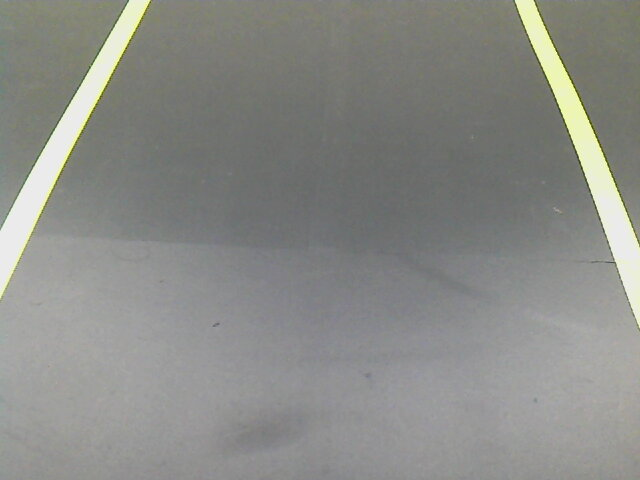
//> input picture vision_opencv/examples/6/images/line_2_0.jpg, 640 x 480 px
$ ./opencv_lane_assiatant   (built with g++ and OpenCV 4)
//> lines starting //> are read from the running program, lines starting //| are printed output that depends on the picture; after the words box and inside, x2 and y2 are one past the last pixel; in counts of white or black regions, pixels touching at a corner belong together
#include <stdio.h>
#include <opencv2/opencv.hpp>

using namespace cv;
using namespace std;

#define IMG_Width     1280
#define IMG_Height    720

#define USE_DEBUG  1   // 1 Debug  사용
#define USE_CAMERA 1   // 1 CAMERA 사용  0 CAMERA 미사용

#define ROI_CENTER_Y  100
#define ROI_WIDTH     100

#define NO_LINE 20

std::string gstreamer_pipeline (int capture_width, int capture_height, int display_width, int display_height, int framerate, int flip_method) {
    return "nvarguscamerasrc ! video/x-raw(memory:NVMM), width=(int)" + std::to_string(capture_width) + ", height=(int)" +
           std::to_string(capture_height) + ", format=(string)NV12, framerate=(fraction)" + std::to_string(framerate) +
           "/1 ! nvvidconv flip-method=" + std::to_string(flip_method) + " ! video/x-raw, width=(int)" + std::to_string(display_width) + ", height=(int)" +
           std::to_string(display_height) + ", format=(string)BGRx ! videoconvert ! video/x-raw, format=(string)BGR ! appsink";
}


Mat Perspective(Mat img)
{
  Mat Matrix, result_img;

  Matrix = getPerspectiveTransform(Source,Destination);
  warpPerspective(img,result_img,Matrix,Size(PERSPECTIVE_IMG_W,PERSPECTIVE_IMG_H));

  return result_img;
}

Mat Canny_Edge_Detection(Mat img)
{
   Mat mat_blur_img, mat_canny_img;
   blur(img, mat_blur_img, Size(3,3));
   Canny(mat_blur_img,mat_canny_img, 100,200,3);

   return mat_canny_img;
}

int main(void)
{
	int img_width, img_height;
	img_width = 640;
	img_height = 480;

	//////////////////////////////////////////////////////////////////////////////////////
	//////////////////////////  OpenCV  변수 선언 ////////////////////////////////////
	Mat mat_image_org_color;
	Mat mat_image_org_color_overlay;
	Mat mat_image_org_gray;
	Mat mat_image_gray_result;
	Mat mat_image_canny_edge;
	Mat image;

	Scalar GREEN(0,255,0);
	Scalar RED(0,0,255);
	Scalar BLUE(255,0,0);
	Scalar YELLOW(0,255,255);
	//////////////////////////////////////////////////////////////////////////////////////

	mat_image_org_color = imread("/home/pi/HancomMDS/AutoCar/C++/OpenCV/6/images/line_2_0.jpg");
//> mat_image_org_color is the input picture: 480 rows x 640 cols, CV_8UC3; mean B, G, R 135.1, 139.4, 138.2
        mat_image_org_color.copyTo(mat_image_org_color_overlay);

	img_width = mat_image_org_color.size().width ;
//> img_width = 640
        img_height = mat_image_org_color.size().height;
//> img_height = 480

        printf("Image size[%3d,%3d]\n", img_width,img_height);
//| Image size[640,480]


        namedWindow("Display window", CV_WINDOW_NORMAL);
	resizeWindow("Display window", img_width,img_height);
        moveWindow("Display window", 10, 20);

	namedWindow("Gray Image window", CV_WINDOW_NORMAL);
	resizeWindow("Gray Image window", img_width,img_height);
        moveWindow("Gray Image window", 700, 20);

	namedWindow("Canny Edge Image window", CV_WINDOW_NORMAL);
	resizeWindow("Canny Edge Image window", img_width,img_height);
        moveWindow("Canny Edge Image window", 10, 520);


	while(1)
	{
	   mat_image_org_color = imread("/home/pi/HancomMDS/AutoCar/C++/OpenCV/6/images/line_2_0.jpg");
	   cvtColor(mat_image_org_color,mat_image_org_gray, CV_RGB2GRAY );       // color to gray conversion
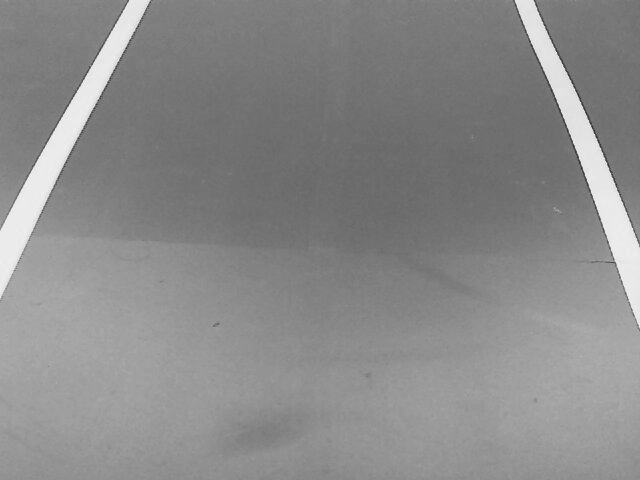
//> mat_image_org_gray: 480 rows x 640 cols, CV_8UC1; min 45, max 248, mean 137.9
	   //threshold(mat_image_org_gray,mat_image_canny_edge, 200,255,THRESH_BINARY);
	   mat_image_canny_edge = Canny_Edge_Detection(mat_image_org_gray);
//> in Canny_Edge_Detection, `Canny(mat_blur_img,mat_canny_img, 100,200,3);`:
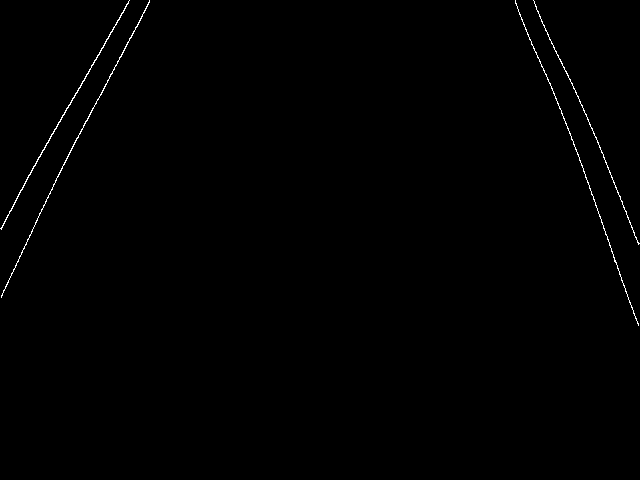
//> mat_canny_img: 480 rows x 640 cols, CV_8UC1; 0.47% white in thin lines or dots, all inside (x1, y1, x2, y2) = (0, 0, 640, 326)
//> (the run ends here: the program needs code that is not available in this run, at `Matrix = getPerspectiveTransform(Source,Destination);`)

$ run again, with vision_opencv/examples/6/images/line_1_0.jpg copied over vision_opencv/examples/6/images/line_2_0.jpg
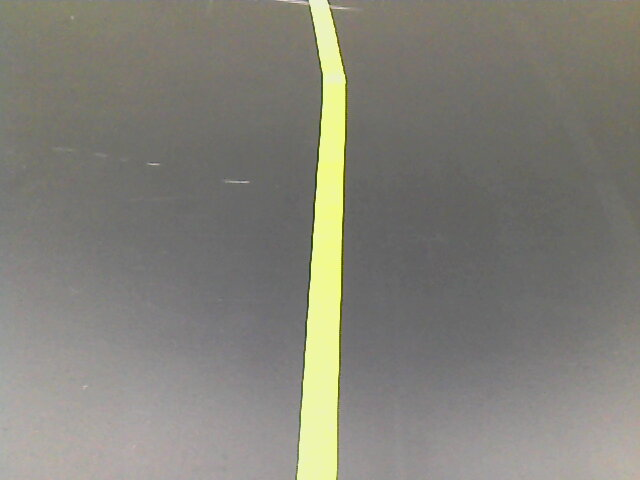
//> input picture vision_opencv/examples/6/images/line_1_0.jpg, 640 x 480 px
//> mat_image_org_color is the input picture: 480 rows x 640 cols, CV_8UC3; mean B, G, R 120.9, 129.3, 130.8
//| Image size[640,480]
//> `cvtColor(mat_image_org_color,mat_image_org_gray, CV_RGB2GRAY );`:
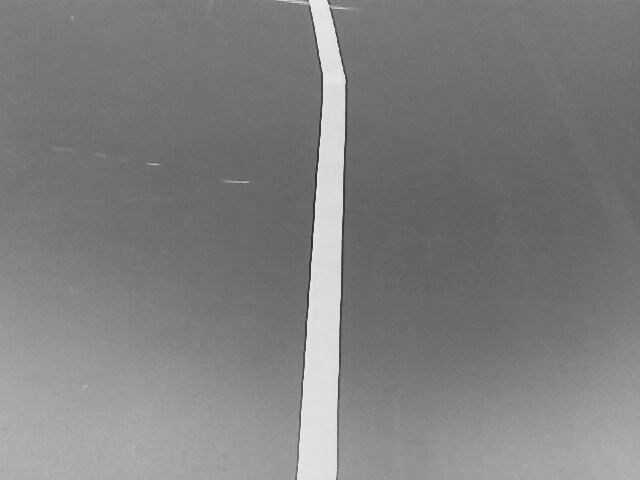
//> mat_image_org_gray: 480 rows x 640 cols, CV_8UC1; min 40, max 240, mean 127
//> in Canny_Edge_Detection, `Canny(mat_blur_img,mat_canny_img, 100,200,3);`:
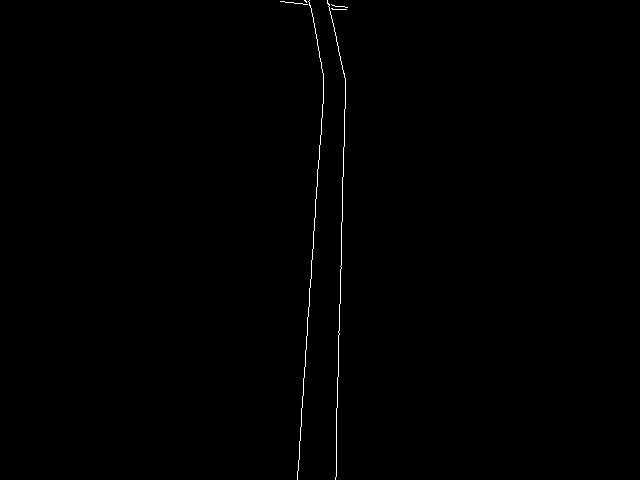
//> mat_canny_img: 480 rows x 640 cols, CV_8UC1; 0.34% white in thin lines or dots, all inside (x1, y1, x2, y2) = (280, 0, 348, 480)

$ run again, with vision_opencv/examples/6/images/2020-08-11-211923.jpg copied over vision_opencv/examples/6/images/line_2_0.jpg
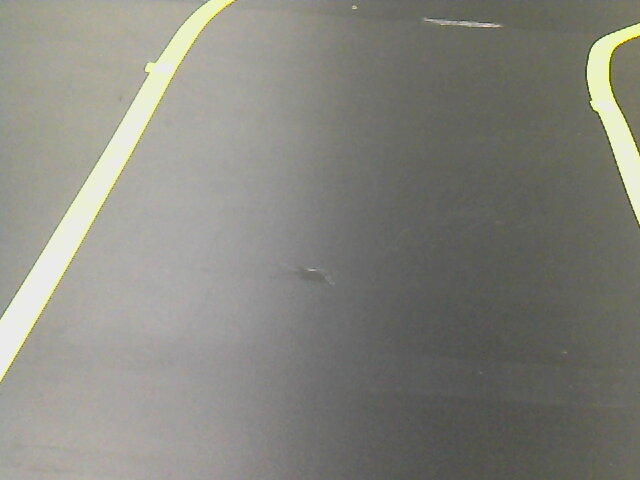
//> input picture vision_opencv/examples/6/images/2020-08-11-211923.jpg, 640 x 480 px
//> mat_image_org_color is the input picture: 480 rows x 640 cols, CV_8UC3; mean B, G, R 126.3, 133.9, 134.2
//| Image size[640,480]
//> `cvtColor(mat_image_org_color,mat_image_org_gray, CV_RGB2GRAY );`:
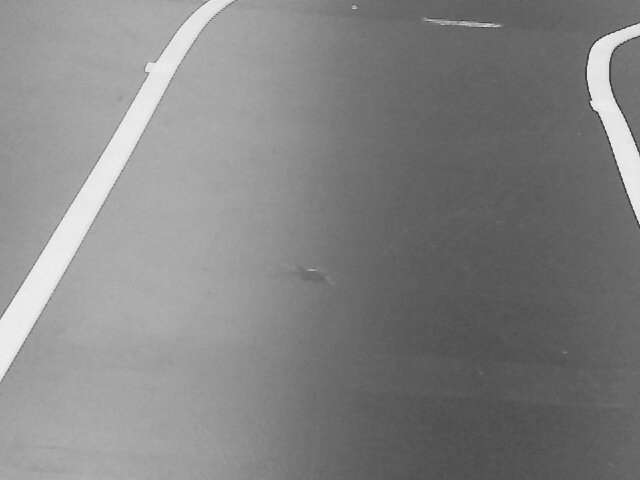
//> mat_image_org_gray: 480 rows x 640 cols, CV_8UC1; min 41, max 247, mean 131.7
//> in Canny_Edge_Detection, `Canny(mat_blur_img,mat_canny_img, 100,200,3);`:
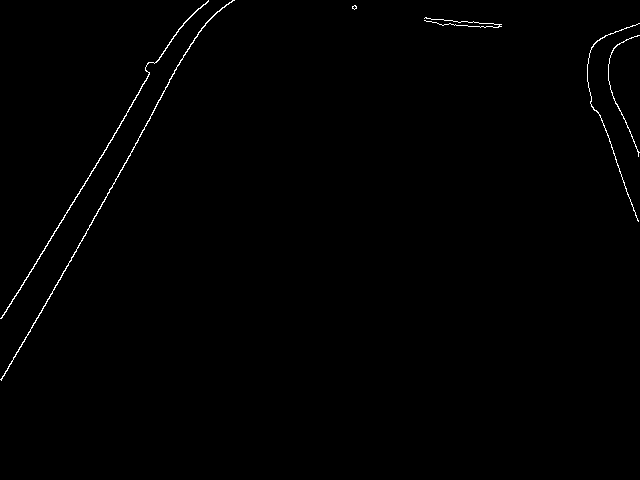
//> mat_canny_img: 480 rows x 640 cols, CV_8UC1; 0.56% white in thin lines or dots, all inside (x1, y1, x2, y2) = (0, 0, 640, 381)

$ run again, with vision_opencv/examples/6/images/2020-08-11-212005.jpg copied over vision_opencv/examples/6/images/line_2_0.jpg
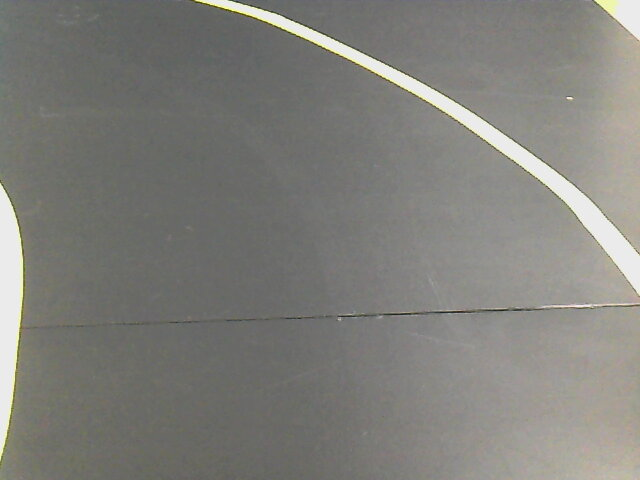
//> input picture vision_opencv/examples/6/images/2020-08-11-212005.jpg, 640 x 480 px
//> mat_image_org_color is the input picture: 480 rows x 640 cols, CV_8UC3; mean B, G, R 122.9, 128, 128.6
//| Image size[640,480]
//> in Canny_Edge_Detection, `Canny(mat_blur_img,mat_canny_img, 100,200,3);`:
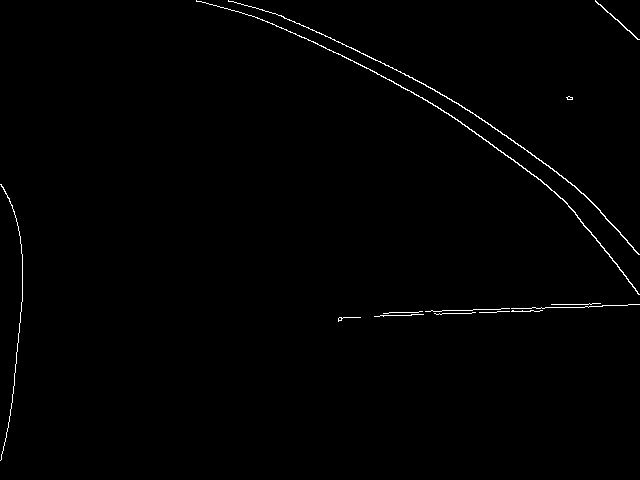
//> mat_canny_img: 480 rows x 640 cols, CV_8UC1; 0.72% white in thin lines or dots
